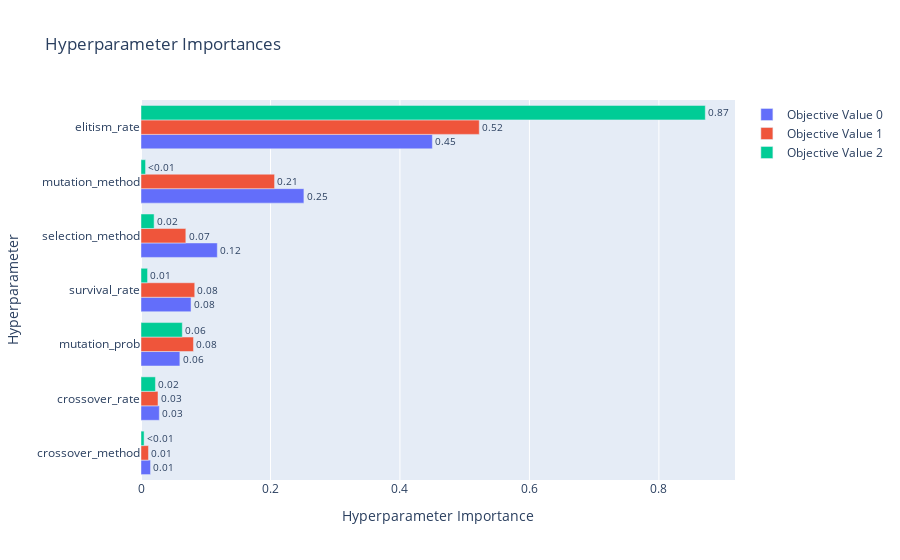

The notebook cell saved with this chart:
### Code cell
vis.plot_param_importances(study).show()

### Figure 1 — Plotly figure (JSON) as saved in the notebook; plotly's stock layout.template omitted (floating-point values rounded to 4 significant figures)
{"data": [{"cliponaxis": false, "hovertemplate": ["crossover_method (CategoricalDistribution): 0.014735657015200946<extra></extra>", "crossover_rate (FloatDistribution): 0.028287488497068507<extra></extra>", "mutation_prob (FloatDistribution): 0.06003797241594697<extra></extra>", "survival_rate (FloatDistribution): 0.07729870950287253<extra></extra>", "selection_method (CategoricalDistribution): 0.11789216325309945<extra></extra>", "mutation_method (CategoricalDistribution): 0.25165535879891354<extra></extra>", "elitism_rate (FloatDistribution): 0.4500926505168982<extra></extra>"], "name": "Objective Value 0", "orientation": "h", "text": ["0.01", "0.03", "0.06", "0.08", "0.12", "0.25", "0.45"], "textposition": "outside", "type": "bar", "x": [0.01474, 0.02829, 0.06004, 0.0773, 0.1179, 0.2517, 0.4501], "y": ["crossover_method", "crossover_rate", "mutation_prob", "survival_rate", "selection_method", "mutation_method", "elitism_rate"]}, {"cliponaxis": false, "hovertemplate": ["crossover_method (CategoricalDistribution): 0.011554723296315154<extra></extra>", "crossover_rate (FloatDistribution): 0.0262590292240376<extra></extra>", "selection_method (CategoricalDistribution): 0.06925709599478898<extra></extra>", "mutation_prob (FloatDistribution): 0.08106269768685535<extra></extra>", "survival_rate (FloatDistribution): 0.08301846011711483<extra></extra>", "mutation_method (CategoricalDistribution): 0.20632889406257957<extra></extra>", "elitism_rate (FloatDistribution): 0.5225190996183084<extra></extra>"], "name": "Objective Value 1", "orientation": "h", "text": ["0.01", "0.03", "0.07", "0.08", "0.08", "0.21", "0.52"], "textposition": "outside", "type": "bar", "x": [0.01155, 0.02626, 0.06926, 0.08106, 0.08302, 0.2063, 0.5225], "y": ["crossover_method", "crossover_rate", "selection_method", "mutation_prob", "survival_rate", "mutation_method", "elitism_rate"]}, {"cliponaxis": false, "hovertemplate": ["crossover_method (CategoricalDistribution): 0.0047801176065229625<extra></extra>", "mutation_method (CategoricalDistribution): 0.007038871553029149<extra></extra>", "survival_rate (FloatDistribution): 0.010110440383179917<extra></extra>", "selection_method (CategoricalDistribution): 0.02024668895248621<extra></extra>", "crossover_rate (FloatDistribution): 0.022324572143328992<extra></extra>", "mutation_prob (FloatDistribution): 0.06380316613477817<extra></extra>", "elitism_rate (FloatDistribution): 0.8716961432266747<extra></extra>"], "name": "Objective Value 2", "orientation": "h", "text": ["<0.01", "<0.01", "0.01", "0.02", "0.02", "0.06", "0.87"], "textposition": "outside", "type": "bar", "x": [0.00478, 0.007039, 0.01011, 0.02025, 0.02232, 0.0638, 0.8717], "y": ["crossover_method", "mutation_method", "survival_rate", "selection_method", "crossover_rate", "mutation_prob", "elitism_rate"]}], "layout": {"title": {"text": "Hyperparameter Importances"}, "xaxis": {"title": {"text": "Hyperparameter Importance"}}, "yaxis": {"title": {"text": "Hyperparameter"}}}}
